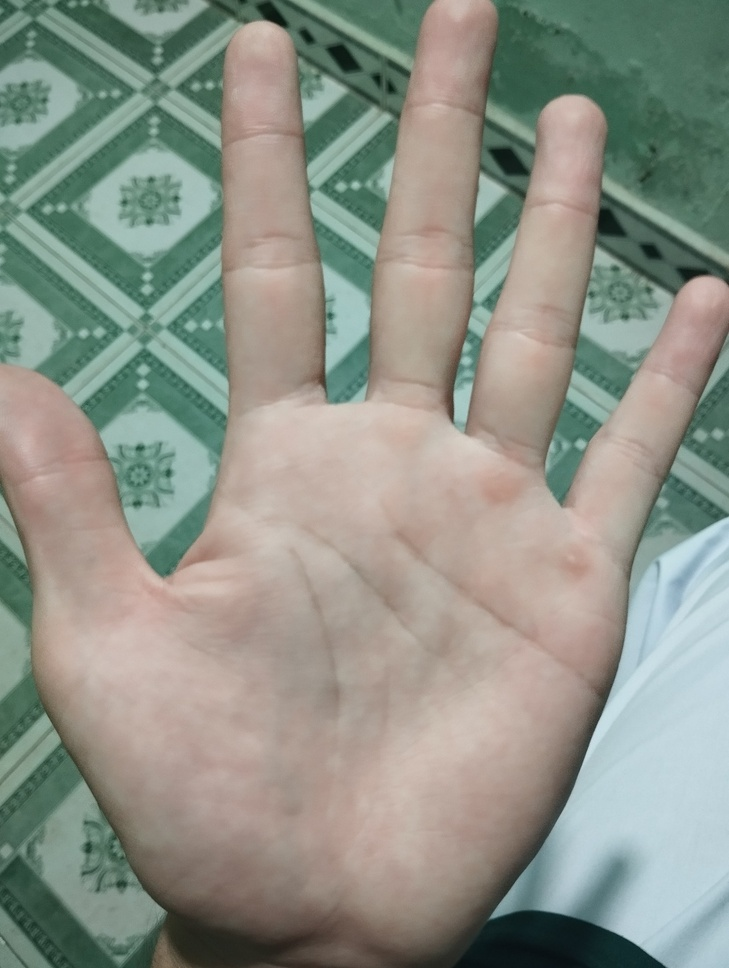
%> input picture Segmentation/hand.jpg, 729 x 968 px, shrunk from 1928 x 2560 before the run
$ octave threshold_selection.m   (GNU Octave 9; MATLAB toolbox functions it lacks are replaced by stand-ins)
%> lines starting %> are read from the running program, lines starting %| are printed output that depends on the picture; in (x1, y1, x2, y2) boxes, pixels count from 0 and x2, y2 are one past the last pixel; in counts of white or black regions, pixels touching at a corner belong together; the program's own positions count from 1
image = imread('hand.jpg');
%> image is the input picture: size 968x729x3 uint8; mean R, G, B 142, 146.6, 136.1
gray = rgb2gray(image);
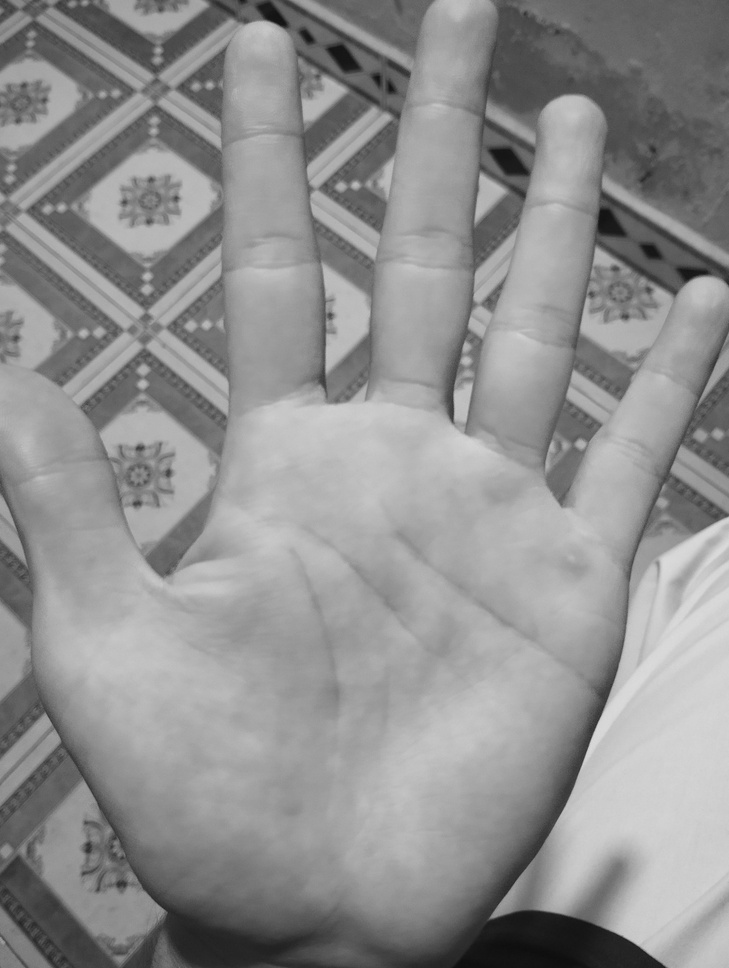
%> gray: size 968x729 uint8; min 13, max 220, mean 144.1

mean_img = imfilter(gray, fspecial('average',[15,15]),'replica');
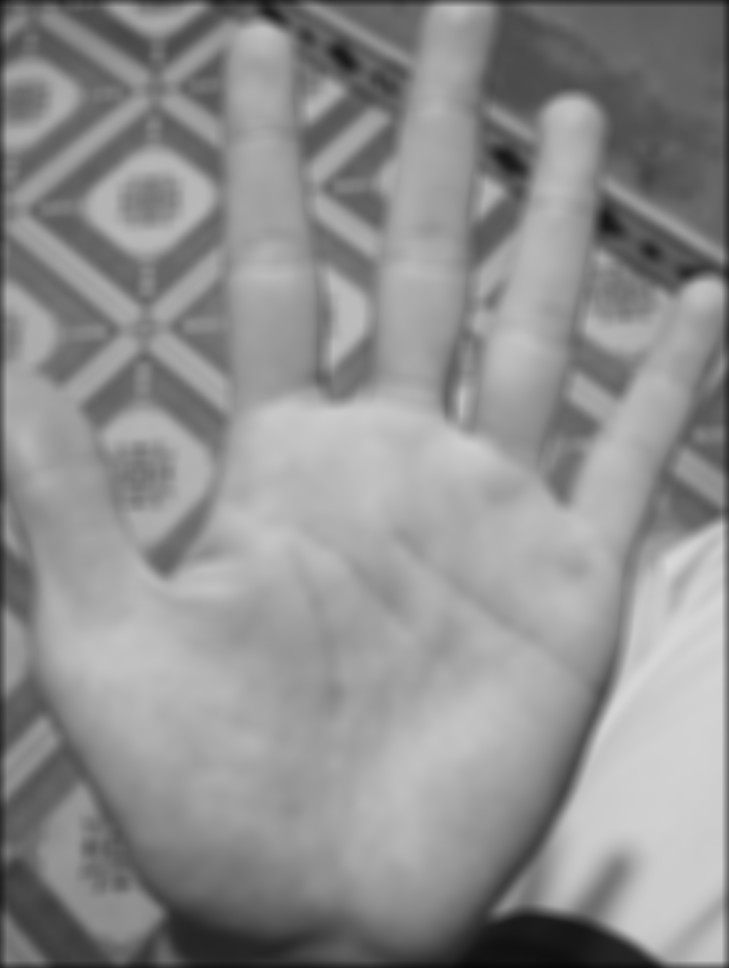
%> mean_img: size 968x729 uint8; min 8, max 215, mean 143
subtract = gray - (mean_img + 10);
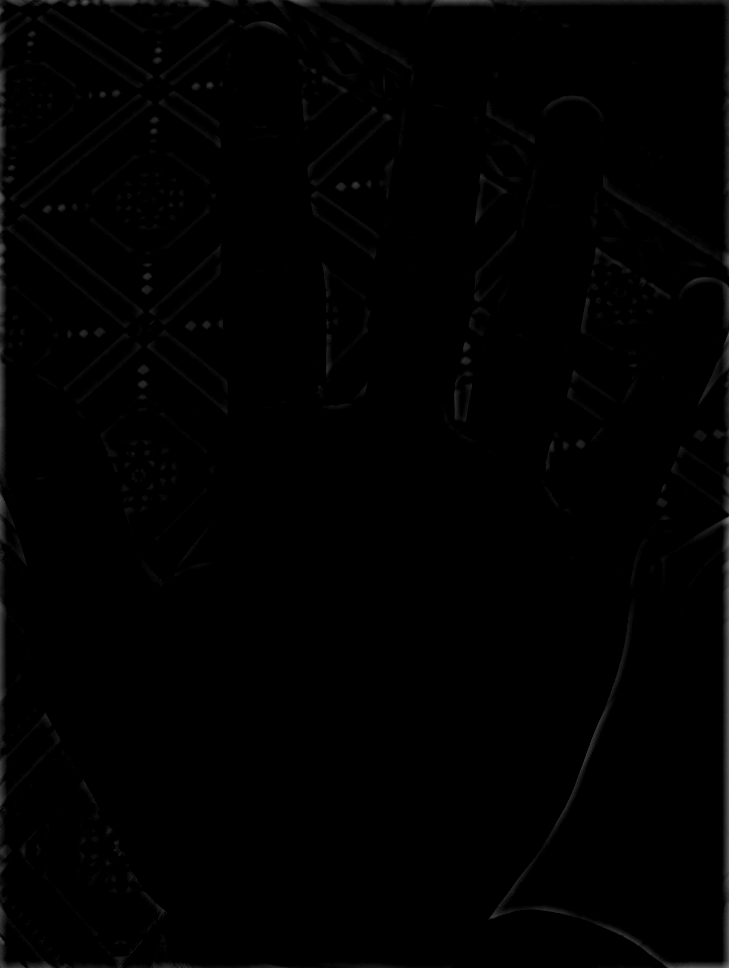
%> subtract: size 968x729 uint8; min 0, max 121, mean 1.4

black_white = im2bw(subtract, 0);
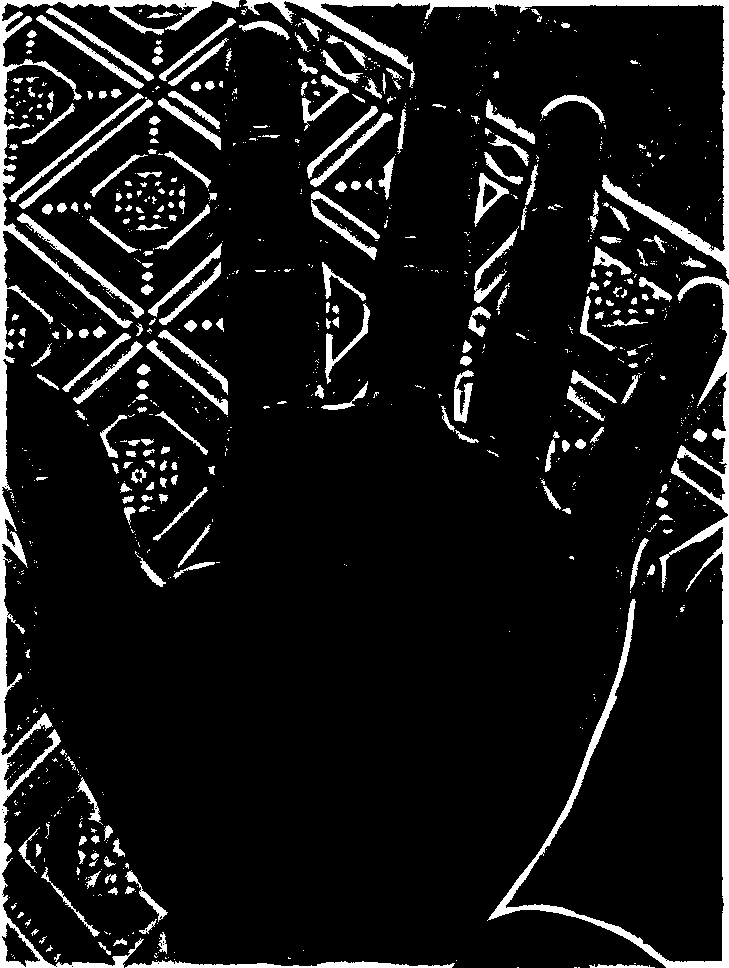
%> black_white: size 968x729 logical; 9.6% white; 1003 white regions (740 under 20 px), largest, box (x1, y1, x2, y2) and area: (0, 0, 240, 968) 11830, (487, 276, 729, 968) 10027, (243, 0, 729, 279) 7176

subplot(121), imshow(black_white);
subplot(122), imshow(image);

figure;
imshow(subtract);

$ run again, with Segmentation/forest.jpg copied over Segmentation/hand.jpg
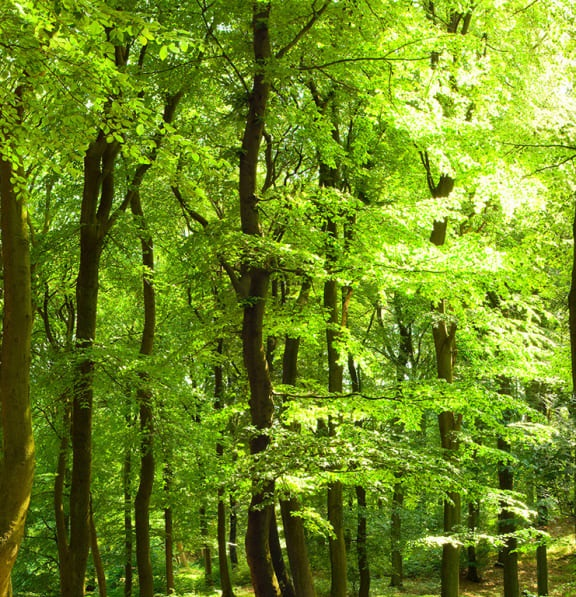
%> input picture Segmentation/forest.jpg, 576 x 597 px
%> image is the input picture: size 597x576x3 uint8; mean R, G, B 110.1, 137.2, 32.4
%> `subtract = gray - (mean_img + 10);`:
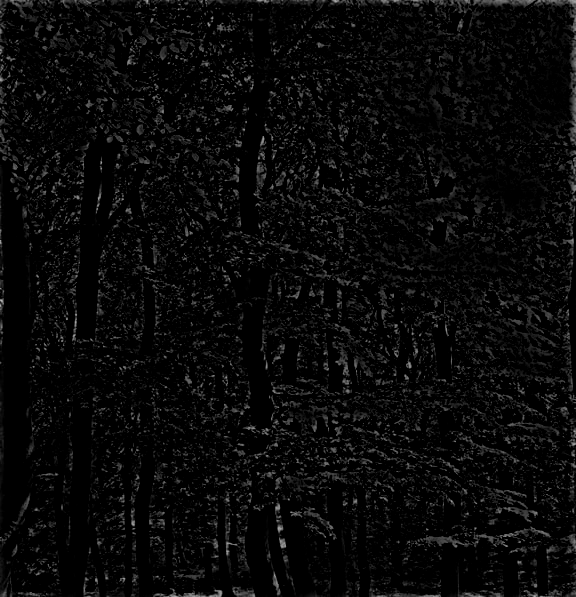
%> subtract: size 597x576 uint8; min 0, max 183, mean 9.4
%> `black_white = im2bw(subtract, 0);`:
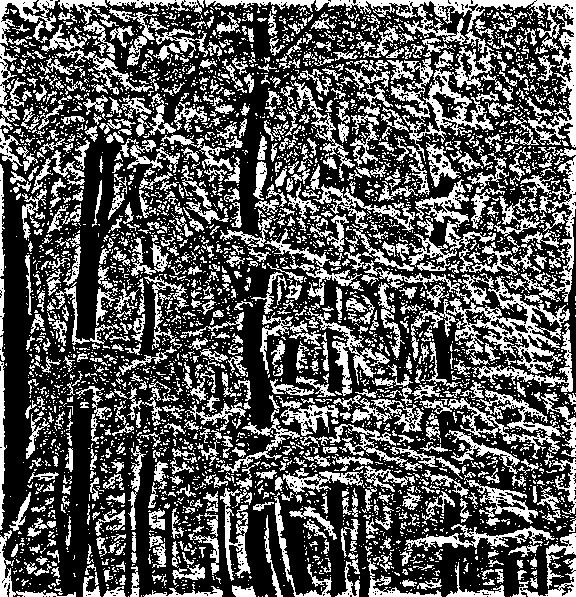
%> black_white: size 597x576 logical; 34.6% white; 4165 white regions (3347 under 20 px), largest, box (x1, y1, x2, y2) and area: (315, 0, 576, 170) 7658, (447, 276, 570, 374) 3100, (420, 389, 564, 459) 2015
